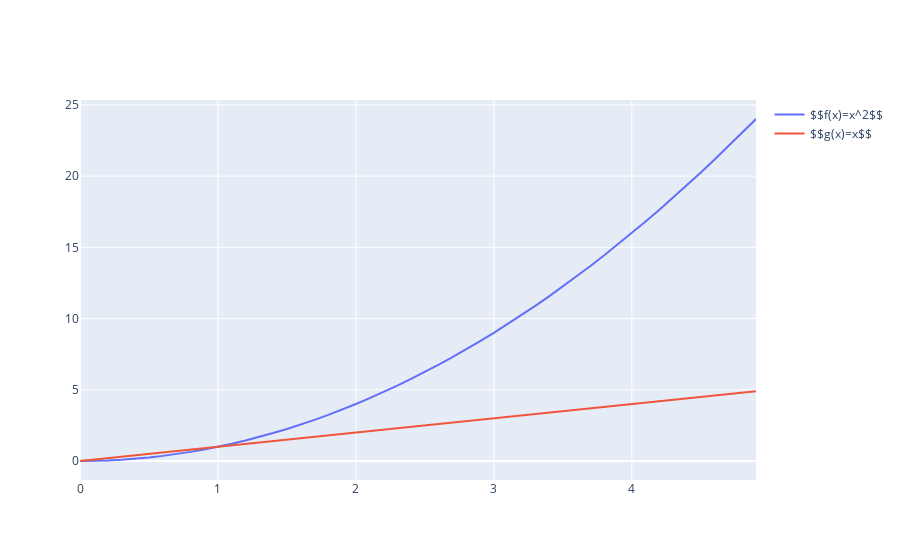

Notebook code cell kept with this figure:
### Code cell
#добавление подписей графика на ось
fig = go.Figure()
fig.add_trace(go.Scatter(x=x, y=f(x), name='$$f(x)=x^2$$'))
fig.add_trace(go.Scatter(x=x, y=x, name='$$g(x)=x$$'))
fig.show()
